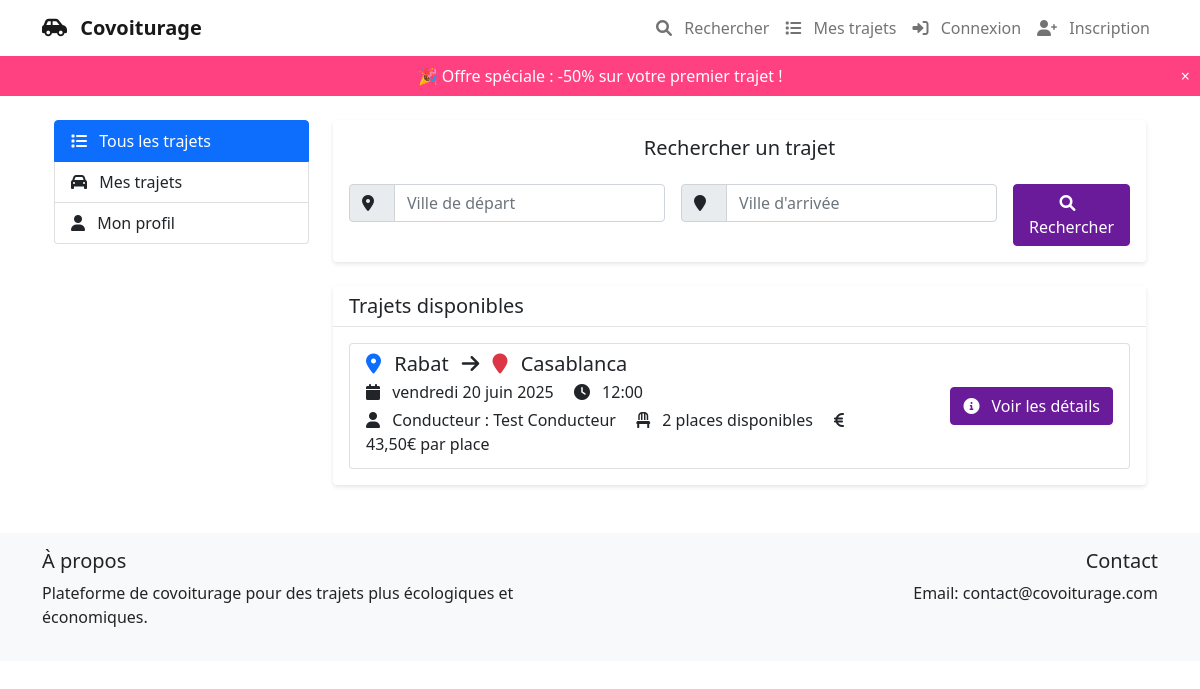
The page / on the database its author committed.
### rides/models.py (models this page shows, shortened)
class Ride(models.Model):
    STATUS_CHOICES = [
        ('draft', 'Brouillon'),
        ('pending', 'En attente de validation'),
        ('confirmed', 'Validé'),
        ('in_progress', 'En cours'),
        ('completed', 'Terminé'),
        ('cancelled', 'Annulé'),
    ]
    driver = models.ForeignKey(User, on_delete=models.CASCADE, related_name='rides_as_driver')
    vehicle = models.ForeignKey(Vehicle, on_delete=models.SET_NULL, null=True)
    departure_city = models.CharField(max_length=100)
    arrival_city = models.CharField(max_length=100)
    departure_date = models.DateField()
    departure_time = models.TimeField()
    price = models.DecimalField(max_digits=8, decimal_places=2)
    distance_km = models.DecimalField(
        max_digits=8,
        decimal_places=2,
        null=True,
        help_text="Distance en kilomètres"
    )
    driver_profit = models.DecimalField(
        max_digits=8,
        decimal_places=2,
        null=True,
        help_text="Part du conducteur"
    )
    admin_profit = models.DecimalField(
        max_digits=8,
        decimal_places=2,
        null=True,
        help_text="Part de l'administrateur"
    )
    available_seats = models.IntegerField(validators=[MinValueValidator(1)])
    description = models.TextField(blank=True)
    status = models.CharField(max_length=20, choices=STATUS_CHOICES, default='draft')
    created_at = models.DateTimeField(auto_now_add=True)
    updated_at = models.DateTimeField(auto_now=True)

### rides/views.py (the view)
# urls.py: path('', views.ride_list, name='ride_list'),
def ride_list(request):
    rides = Ride.objects.filter(
        departure_date__gte=timezone.now().date(),
        status='confirmed'
    ).select_related('driver').order_by('departure_date', 'departure_time')
    query = request.GET.get('q')
    if query:
        rides = rides.filter(
            Q(departure_city__icontains=query) |
            Q(arrival_city__icontains=query)
        )
    departure_city = request.GET.get('departure')
    arrival_city = request.GET.get('arrival')
    date_filter = request.GET.get('date')
    if departure_city:
        rides = rides.filter(departure_city__icontains=departure_city)
    if arrival_city:
        rides = rides.filter(arrival_city__icontains=arrival_city)
    if date_filter:
        rides = rides.filter(departure_date=date_filter)
    paginator = Paginator(rides, 10)
    page = request.GET.get('page')
    rides = paginator.get_page(page)
    return render(request, 'rides/ride_list.html', {
        'rides': rides,
        'query': query,
        'departure_city': departure_city,
        'arrival_city': arrival_city,
        'date_filter': date_filter
    })

### templates/rides/ride_list.html (shortened to what this page needs)
{% extends 'rides/base_rides.html' %}
{% load static %}
{% block ride_content %}
<div class="card mb-4">
    <div class="card-body">
        <h5 class="card-title text-center mb-4">Rechercher un trajet</h5>
        <form method="get" action="{% url 'rides:ride_search' %}">
            <div class="row g-3">
                <div class="col-md-5">
                    <div class="input-group">
                        <span class="input-group-text"><i class="fas fa-map-marker-alt"></i></span>
                        <input type="text" class="form-control" name="departure" placeholder="Ville de départ" value="{{ departure }}">
                    </div>
                </div>
                <div class="col-md-5">
                    <div class="input-group">
                        <span class="input-group-text"><i class="fas fa-map-marker"></i></span>
                        <input type="text" class="form-control" name="arrival" placeholder="Ville d'arrivée" value="{{ arrival }}">
                    </div>
                </div>
                <div class="col-md-2">
                    <button type="submit" class="btn btn-primary w-100">
                        <i class="fas fa-search"></i> Rechercher
                    </button>
                </div>
            </div>
        </form>
    </div>
</div>
<div class="card">
    <div class="card-header">
        <h5 class="mb-0">Trajets disponibles</h5>
    </div>
    <div class="card-body">
        {% if rides %}
            <div class="list-group">
                {% for ride in rides %}
                    <div class="list-group-item">
                        <div class="row align-items-center">
                            <div class="col-md-8">
                                <h5 class="mb-1">
                                    <i class="fas fa-map-marker-alt text-primary"></i> {{ ride.departure_city }}
                                    <i class="fas fa-arrow-right mx-2"></i>
                                    <i class="fas fa-map-marker text-danger"></i> {{ ride.arrival_city }}
                                </h5>
                                <p class="mb-1">
                                    <i class="fas fa-calendar"></i> {{ ride.departure_date|date:"l d F Y" }}
                                    <i class="fas fa-clock ms-3"></i> {{ ride.departure_time|time:"H:i" }}
                                </p>
                                <p class="mb-1">
                                    <i class="fas fa-user"></i> Conducteur : {{ ride.driver.get_full_name|default:ride.driver.username }}
                                    <i class="fas fa-chair ms-3"></i> {{ ride.available_seats }} place{{ ride.available_seats|pluralize }} disponible{{ ride.available_seats|pluralize }}
                                    <i class="fas fa-euro-sign ms-3"></i> {{ ride.price }}€ par place
                                </p>
                            </div>
                            <div class="col-md-4 text-end">
                                <a href="{% url 'rides:ride_detail' pk=ride.pk %}" class="btn btn-primary">
                                    <i class="fas fa-info-circle"></i> Voir les détails
                                </a>
                            </div>
                        </div>
                    </div>
                {% endfor %}
            </div>
        {% endif %}
    </div>
</div>
{% endblock %}

### static/css/rides.css (style rules this page uses)
.card { box-shadow: 0 2px 4px rgba(0, 0, 0, 0.1); border: none; }
.card-header { background-color: #fff; border-bottom: 1px solid rgba(0, 0, 0, 0.1); }
.fas { margin-right: 0.5rem; }

### templates/base.html (style rules this page uses)
.btn-primary { background-color: #6a1b9a; border-color: #6a1b9a; }

### rows shown on the page
Ride: departure_city "Rabat", arrival_city "Casablanca", departure_date "vendredi 20 juin 2025", departure_time "12:00", driver.get_full_name "Test Conducteur", available_seats "2", price "43,50"
